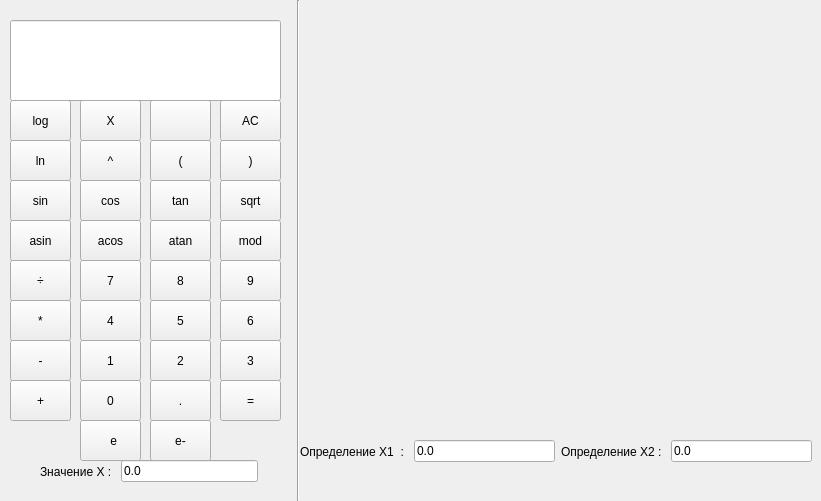
<?xml version="1.0" encoding="UTF-8"?>
<ui version="4.0">
 <class>calculator</class>
 <widget class="QWidget" name="calculator">
  <property name="geometry">
   <rect>
    <x>0</x>
    <y>0</y>
    <width>821</width>
    <height>501</height>
   </rect>
  </property>
  <property name="windowTitle">
   <string>Form</string>
  </property>
  <widget class="QPushButton" name="X_but">
   <property name="geometry">
    <rect>
     <x>80</x>
     <y>100</y>
     <width>61</width>
     <height>41</height>
    </rect>
   </property>
   <property name="text">
    <string>X</string>
   </property>
  </widget>
  <widget class="QPushButton" name="acos_but">
   <property name="geometry">
    <rect>
     <x>80</x>
     <y>220</y>
     <width>61</width>
     <height>41</height>
    </rect>
   </property>
   <property name="text">
    <string>acos</string>
   </property>
  </widget>
  <widget class="QPushButton" name="dev_but">
   <property name="geometry">
    <rect>
     <x>10</x>
     <y>260</y>
     <width>61</width>
     <height>41</height>
    </rect>
   </property>
   <property name="text">
    <string>÷</string>
   </property>
  </widget>
  <widget class="QPushButton" name="num7_but">
   <property name="geometry">
    <rect>
     <x>80</x>
     <y>260</y>
     <width>61</width>
     <height>41</height>
    </rect>
   </property>
   <property name="text">
    <string>7</string>
   </property>
  </widget>
  <widget class="QPushButton" name="num8_but">
   <property name="geometry">
    <rect>
     <x>150</x>
     <y>260</y>
     <width>61</width>
     <height>41</height>
    </rect>
   </property>
   <property name="text">
    <string>8</string>
   </property>
  </widget>
  <widget class="QPushButton" name="num9_but">
   <property name="geometry">
    <rect>
     <x>220</x>
     <y>260</y>
     <width>61</width>
     <height>41</height>
    </rect>
   </property>
   <property name="text">
    <string>9</string>
   </property>
  </widget>
  <widget class="QPushButton" name="asin_but">
   <property name="geometry">
    <rect>
     <x>10</x>
     <y>220</y>
     <width>61</width>
     <height>41</height>
    </rect>
   </property>
   <property name="text">
    <string>asin</string>
   </property>
  </widget>
  <widget class="QPushButton" name="sin_but">
   <property name="geometry">
    <rect>
     <x>10</x>
     <y>180</y>
     <width>61</width>
     <height>41</height>
    </rect>
   </property>
   <property name="text">
    <string>sin</string>
   </property>
  </widget>
  <widget class="QPushButton" name="mult_but">
   <property name="geometry">
    <rect>
     <x>10</x>
     <y>300</y>
     <width>61</width>
     <height>41</height>
    </rect>
   </property>
   <property name="text">
    <string>*</string>
   </property>
  </widget>
  <widget class="QPushButton" name="num5_but">
   <property name="geometry">
    <rect>
     <x>150</x>
     <y>300</y>
     <width>61</width>
     <height>41</height>
    </rect>
   </property>
   <property name="text">
    <string>5</string>
   </property>
  </widget>
  <widget class="QPushButton" name="num4_but">
   <property name="geometry">
    <rect>
     <x>80</x>
     <y>300</y>
     <width>61</width>
     <height>41</height>
    </rect>
   </property>
   <property name="text">
    <string>4</string>
   </property>
  </widget>
  <widget class="QPushButton" name="num6_but">
   <property name="geometry">
    <rect>
     <x>220</x>
     <y>300</y>
     <width>61</width>
     <height>41</height>
    </rect>
   </property>
   <property name="text">
    <string>6</string>
   </property>
  </widget>
  <widget class="QPushButton" name="atan_but">
   <property name="geometry">
    <rect>
     <x>150</x>
     <y>220</y>
     <width>61</width>
     <height>41</height>
    </rect>
   </property>
   <property name="text">
    <string>atan</string>
   </property>
  </widget>
  <widget class="QPushButton" name="tan_but">
   <property name="geometry">
    <rect>
     <x>150</x>
     <y>180</y>
     <width>61</width>
     <height>41</height>
    </rect>
   </property>
   <property name="text">
    <string>tan</string>
   </property>
  </widget>
  <widget class="QPushButton" name="sub_but">
   <property name="geometry">
    <rect>
     <x>10</x>
     <y>340</y>
     <width>61</width>
     <height>41</height>
    </rect>
   </property>
   <property name="text">
    <string>-</string>
   </property>
  </widget>
  <widget class="QPushButton" name="num2_but">
   <property name="geometry">
    <rect>
     <x>150</x>
     <y>340</y>
     <width>61</width>
     <height>41</height>
    </rect>
   </property>
   <property name="text">
    <string>2</string>
   </property>
  </widget>
  <widget class="QPushButton" name="num1_but">
   <property name="geometry">
    <rect>
     <x>80</x>
     <y>340</y>
     <width>61</width>
     <height>41</height>
    </rect>
   </property>
   <property name="text">
    <string>1</string>
   </property>
  </widget>
  <widget class="QPushButton" name="num3_but">
   <property name="geometry">
    <rect>
     <x>220</x>
     <y>340</y>
     <width>61</width>
     <height>41</height>
    </rect>
   </property>
   <property name="text">
    <string>3</string>
   </property>
  </widget>
  <widget class="QPushButton" name="opbrack_but">
   <property name="geometry">
    <rect>
     <x>150</x>
     <y>140</y>
     <width>61</width>
     <height>41</height>
    </rect>
   </property>
   <property name="text">
    <string>(</string>
   </property>
  </widget>
  <widget class="QPushButton" name="pow_but">
   <property name="geometry">
    <rect>
     <x>80</x>
     <y>140</y>
     <width>61</width>
     <height>41</height>
    </rect>
   </property>
   <property name="text">
    <string>^</string>
   </property>
  </widget>
  <widget class="QPushButton" name="sqrt_but">
   <property name="geometry">
    <rect>
     <x>220</x>
     <y>180</y>
     <width>61</width>
     <height>41</height>
    </rect>
   </property>
   <property name="text">
    <string>sqrt</string>
   </property>
  </widget>
  <widget class="QPushButton" name="equally_but">
   <property name="geometry">
    <rect>
     <x>220</x>
     <y>380</y>
     <width>61</width>
     <height>41</height>
    </rect>
   </property>
   <property name="text">
    <string>=</string>
   </property>
  </widget>
  <widget class="QPushButton" name="clbrack_but">
   <property name="geometry">
    <rect>
     <x>220</x>
     <y>140</y>
     <width>61</width>
     <height>41</height>
    </rect>
   </property>
   <property name="text">
    <string>)</string>
   </property>
  </widget>
  <widget class="QPushButton" name="log_but">
   <property name="geometry">
    <rect>
     <x>10</x>
     <y>100</y>
     <width>61</width>
     <height>41</height>
    </rect>
   </property>
   <property name="text">
    <string>log</string>
   </property>
  </widget>
  <widget class="QPushButton" name="num0_but">
   <property name="geometry">
    <rect>
     <x>80</x>
     <y>380</y>
     <width>61</width>
     <height>41</height>
    </rect>
   </property>
   <property name="text">
    <string>0</string>
   </property>
  </widget>
  <widget class="QPushButton" name="add_but">
   <property name="geometry">
    <rect>
     <x>10</x>
     <y>380</y>
     <width>61</width>
     <height>41</height>
    </rect>
   </property>
   <property name="text">
    <string>+</string>
   </property>
  </widget>
  <widget class="QPushButton" name="dot_but">
   <property name="geometry">
    <rect>
     <x>150</x>
     <y>380</y>
     <width>61</width>
     <height>41</height>
    </rect>
   </property>
   <property name="text">
    <string>.</string>
   </property>
  </widget>
  <widget class="QPushButton" name="onedel_but">
   <property name="geometry">
    <rect>
     <x>150</x>
     <y>100</y>
     <width>61</width>
     <height>41</height>
    </rect>
   </property>
   <property name="text">
    <string/>
   </property>
  </widget>
  <widget class="QPushButton" name="alldel_but">
   <property name="geometry">
    <rect>
     <x>220</x>
     <y>100</y>
     <width>61</width>
     <height>41</height>
    </rect>
   </property>
   <property name="text">
    <string>AC</string>
   </property>
  </widget>
  <widget class="QPushButton" name="cos_but">
   <property name="geometry">
    <rect>
     <x>80</x>
     <y>180</y>
     <width>61</width>
     <height>41</height>
    </rect>
   </property>
   <property name="text">
    <string>cos</string>
   </property>
  </widget>
  <widget class="QPushButton" name="ln_but">
   <property name="geometry">
    <rect>
     <x>10</x>
     <y>140</y>
     <width>61</width>
     <height>41</height>
    </rect>
   </property>
   <property name="text">
    <string>ln</string>
   </property>
  </widget>
  <widget class="QPushButton" name="mod_but">
   <property name="geometry">
    <rect>
     <x>220</x>
     <y>220</y>
     <width>61</width>
     <height>41</height>
    </rect>
   </property>
   <property name="text">
    <string>mod</string>
   </property>
  </widget>
  <widget class="Line" name="line">
   <property name="geometry">
    <rect>
     <x>290</x>
     <y>0</y>
     <width>16</width>
     <height>501</height>
    </rect>
   </property>
   <property name="orientation">
    <enum>Qt::Vertical</enum>
   </property>
  </widget>
  <widget class="QLineEdit" name="formul_field">
   <property name="geometry">
    <rect>
     <x>10</x>
     <y>20</y>
     <width>271</width>
     <height>81</height>
    </rect>
   </property>
   <property name="sizePolicy">
    <sizepolicy hsizetype="Preferred" vsizetype="Preferred">
     <horstretch>0</horstretch>
     <verstretch>0</verstretch>
    </sizepolicy>
   </property>
   <property name="text">
    <string/>
   </property>
  </widget>
  <widget class="QCustomPlot" name="widget" native="true">
   <property name="geometry">
    <rect>
     <x>320</x>
     <y>20</y>
     <width>471</width>
     <height>391</height>
    </rect>
   </property>
  </widget>
  <widget class="QWidget" name="layoutWidget">
   <property name="geometry">
    <rect>
     <x>300</x>
     <y>440</y>
     <width>512</width>
     <height>23</height>
    </rect>
   </property>
   <layout class="QHBoxLayout" name="horizontalLayout">
    <item>
     <widget class="QLabel" name="label">
      <property name="text">
       <string>Определение X1  : </string>
      </property>
     </widget>
    </item>
    <item>
     <widget class="QLineEdit" name="x_graf_1">
      <property name="text">
       <string>0.0</string>
      </property>
     </widget>
    </item>
    <item>
     <widget class="QLabel" name="label_2">
      <property name="text">
       <string>Определение X2 : </string>
      </property>
     </widget>
    </item>
    <item>
     <widget class="QLineEdit" name="x_graf_2">
      <property name="text">
       <string>0.0</string>
      </property>
     </widget>
    </item>
   </layout>
  </widget>
  <widget class="QWidget" name="layoutWidget">
   <property name="geometry">
    <rect>
     <x>40</x>
     <y>460</y>
     <width>218</width>
     <height>23</height>
    </rect>
   </property>
   <layout class="QHBoxLayout" name="horizontalLayout_2">
    <item>
     <widget class="QLabel" name="label_7">
      <property name="text">
       <string>Значение X : </string>
      </property>
     </widget>
    </item>
    <item>
     <widget class="QLineEdit" name="x_value">
      <property name="text">
       <string>0.0</string>
      </property>
     </widget>
    </item>
   </layout>
  </widget>
  <widget class="QPushButton" name="p_ex_but">
   <property name="geometry">
    <rect>
     <x>80</x>
     <y>420</y>
     <width>61</width>
     <height>41</height>
    </rect>
   </property>
   <property name="text">
    <string>  e</string>
   </property>
  </widget>
  <widget class="QPushButton" name="m_ex_but">
   <property name="geometry">
    <rect>
     <x>150</x>
     <y>420</y>
     <width>61</width>
     <height>41</height>
    </rect>
   </property>
   <property name="text">
    <string>e-</string>
   </property>
  </widget>
  <zorder>layoutWidget</zorder>
  <zorder>layoutWidget</zorder>
  <zorder>X_but</zorder>
  <zorder>acos_but</zorder>
  <zorder>dev_but</zorder>
  <zorder>num7_but</zorder>
  <zorder>num8_but</zorder>
  <zorder>num9_but</zorder>
  <zorder>asin_but</zorder>
  <zorder>sin_but</zorder>
  <zorder>mult_but</zorder>
  <zorder>num5_but</zorder>
  <zorder>num4_but</zorder>
  <zorder>atan_but</zorder>
  <zorder>tan_but</zorder>
  <zorder>sub_but</zorder>
  <zorder>num2_but</zorder>
  <zorder>num1_but</zorder>
  <zorder>num3_but</zorder>
  <zorder>opbrack_but</zorder>
  <zorder>pow_but</zorder>
  <zorder>sqrt_but</zorder>
  <zorder>equally_but</zorder>
  <zorder>clbrack_but</zorder>
  <zorder>log_but</zorder>
  <zorder>num0_but</zorder>
  <zorder>add_but</zorder>
  <zorder>dot_but</zorder>
  <zorder>onedel_but</zorder>
  <zorder>alldel_but</zorder>
  <zorder>cos_but</zorder>
  <zorder>ln_but</zorder>
  <zorder>mod_but</zorder>
  <zorder>line</zorder>
  <zorder>num6_but</zorder>
  <zorder>formul_field</zorder>
  <zorder>widget</zorder>
  <zorder>p_ex_but</zorder>
  <zorder>m_ex_but</zorder>
 </widget>
 <customwidgets>
  <customwidget>
   <class>QCustomPlot</class>
   <extends>QWidget</extends>
   <header>qcustomplot.h</header>
   <container>1</container>
  </customwidget>
 </customwidgets>
 <resources/>
 <connections/>
</ui>
